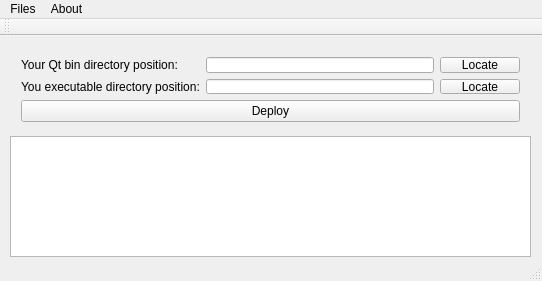
<?xml version="1.0" encoding="UTF-8"?>
<ui version="4.0">
 <class>MainWindow</class>
 <widget class="QMainWindow" name="MainWindow">
  <property name="geometry">
   <rect>
    <x>0</x>
    <y>0</y>
    <width>542</width>
    <height>281</height>
   </rect>
  </property>
  <property name="windowTitle">
   <string>EzDeploy</string>
  </property>
  <property name="windowIcon">
   <iconset resource="icon.qrc">
    <normaloff>:/icon/EzDeploy.ico</normaloff>:/icon/EzDeploy.ico</iconset>
  </property>
  <widget class="QWidget" name="centralWidget">
   <widget class="QTextBrowser" name="textBrowser_showMessage">
    <property name="geometry">
     <rect>
      <x>10</x>
      <y>100</y>
      <width>521</width>
      <height>121</height>
     </rect>
    </property>
   </widget>
   <widget class="QWidget" name="layoutWidget">
    <property name="geometry">
     <rect>
      <x>10</x>
      <y>10</y>
      <width>521</width>
      <height>87</height>
     </rect>
    </property>
    <layout class="QVBoxLayout" name="verticalLayout_4">
     <item>
      <layout class="QHBoxLayout" name="horizontalLayout_2">
       <item>
        <layout class="QHBoxLayout" name="horizontalLayout">
         <item>
          <layout class="QVBoxLayout" name="verticalLayout">
           <item>
            <widget class="QLabel" name="label">
             <property name="text">
              <string>Your Qt bin directory position:</string>
             </property>
            </widget>
           </item>
           <item>
            <widget class="QLabel" name="label_2">
             <property name="text">
              <string>You executable directory position:</string>
             </property>
            </widget>
           </item>
          </layout>
         </item>
         <item>
          <layout class="QVBoxLayout" name="verticalLayout_2">
           <item>
            <widget class="QLineEdit" name="lineEdit_qtbinDirPosition">
             <property name="text">
              <string/>
             </property>
            </widget>
           </item>
           <item>
            <widget class="QLineEdit" name="lineEdit_exePosition"/>
           </item>
          </layout>
         </item>
        </layout>
       </item>
       <item>
        <layout class="QVBoxLayout" name="verticalLayout_3">
         <item>
          <widget class="QPushButton" name="pushButton_locateBinDir">
           <property name="text">
            <string>Locate</string>
           </property>
          </widget>
         </item>
         <item>
          <widget class="QPushButton" name="pushButton_locateEXEDir">
           <property name="text">
            <string>Locate</string>
           </property>
          </widget>
         </item>
        </layout>
       </item>
      </layout>
     </item>
     <item>
      <widget class="QPushButton" name="pushButton_deploy">
       <property name="text">
        <string>Deploy</string>
       </property>
      </widget>
     </item>
    </layout>
   </widget>
  </widget>
  <widget class="QMenuBar" name="menuBar">
   <property name="geometry">
    <rect>
     <x>0</x>
     <y>0</y>
     <width>542</width>
     <height>21</height>
    </rect>
   </property>
   <widget class="QMenu" name="menuFiles">
    <property name="title">
     <string>Files</string>
    </property>
    <addaction name="actionExit"/>
   </widget>
   <widget class="QMenu" name="menuAbout">
    <property name="title">
     <string>About</string>
    </property>
    <addaction name="actionAbout"/>
   </widget>
   <addaction name="menuFiles"/>
   <addaction name="menuAbout"/>
  </widget>
  <widget class="QToolBar" name="mainToolBar">
   <attribute name="toolBarArea">
    <enum>TopToolBarArea</enum>
   </attribute>
   <attribute name="toolBarBreak">
    <bool>false</bool>
   </attribute>
  </widget>
  <widget class="QStatusBar" name="statusBar"/>
  <action name="actionExit">
   <property name="text">
    <string>Exit</string>
   </property>
  </action>
  <action name="actionAbout">
   <property name="text">
    <string>Written by KKyang. 2014</string>
   </property>
  </action>
 </widget>
 <layoutdefault spacing="6" margin="11"/>
 <resources>
  <include location="icon.qrc"/>
 </resources>
 <connections>
  <connection>
   <sender>actionExit</sender>
   <signal>triggered()</signal>
   <receiver>MainWindow</receiver>
   <slot>close()</slot>
   <hints>
    <hint type="sourcelabel">
     <x>-1</x>
     <y>-1</y>
    </hint>
    <hint type="destinationlabel">
     <x>278</x>
     <y>80</y>
    </hint>
   </hints>
  </connection>
 </connections>
</ui>
